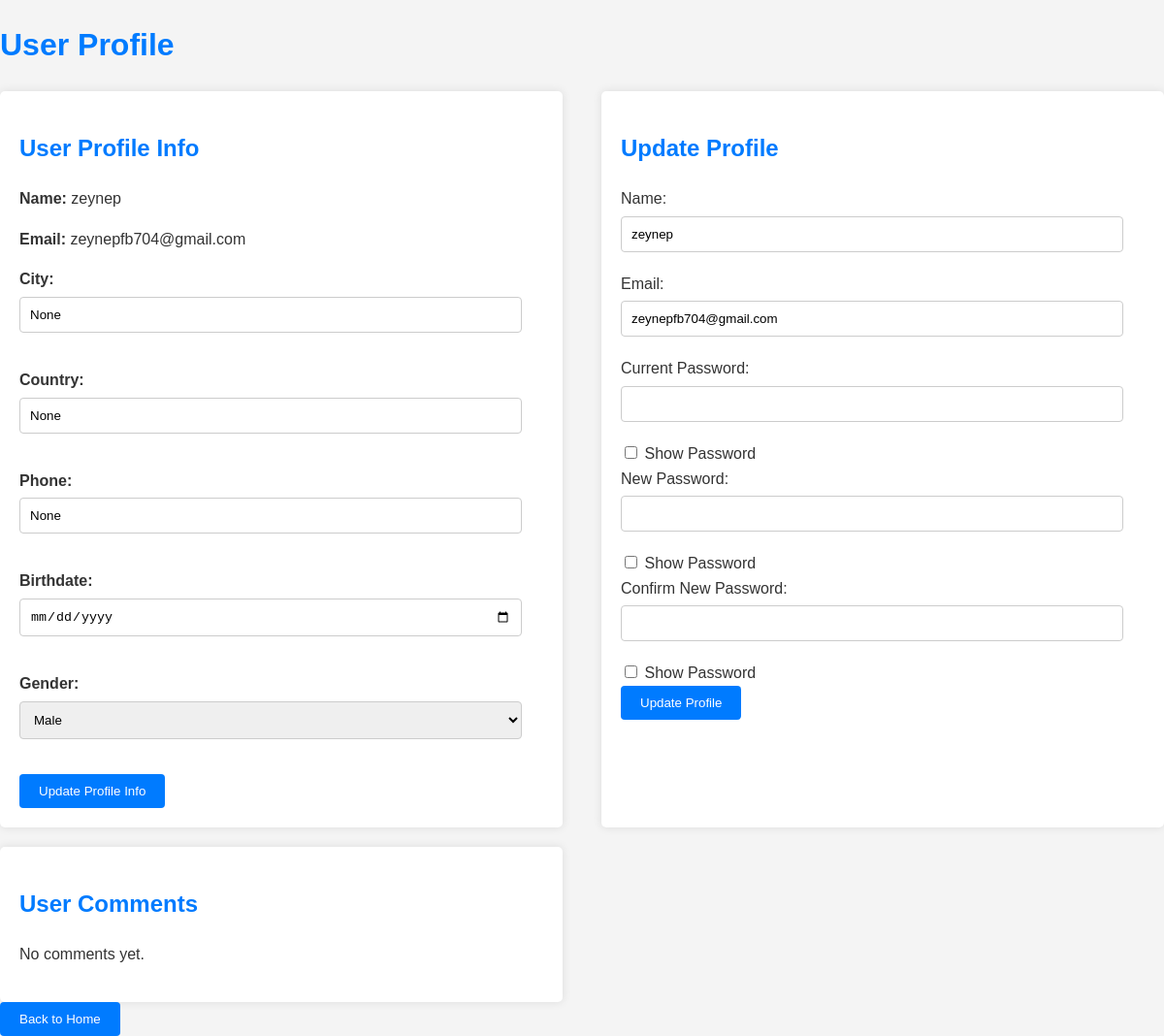
The app's page /profile (signed in), older data.
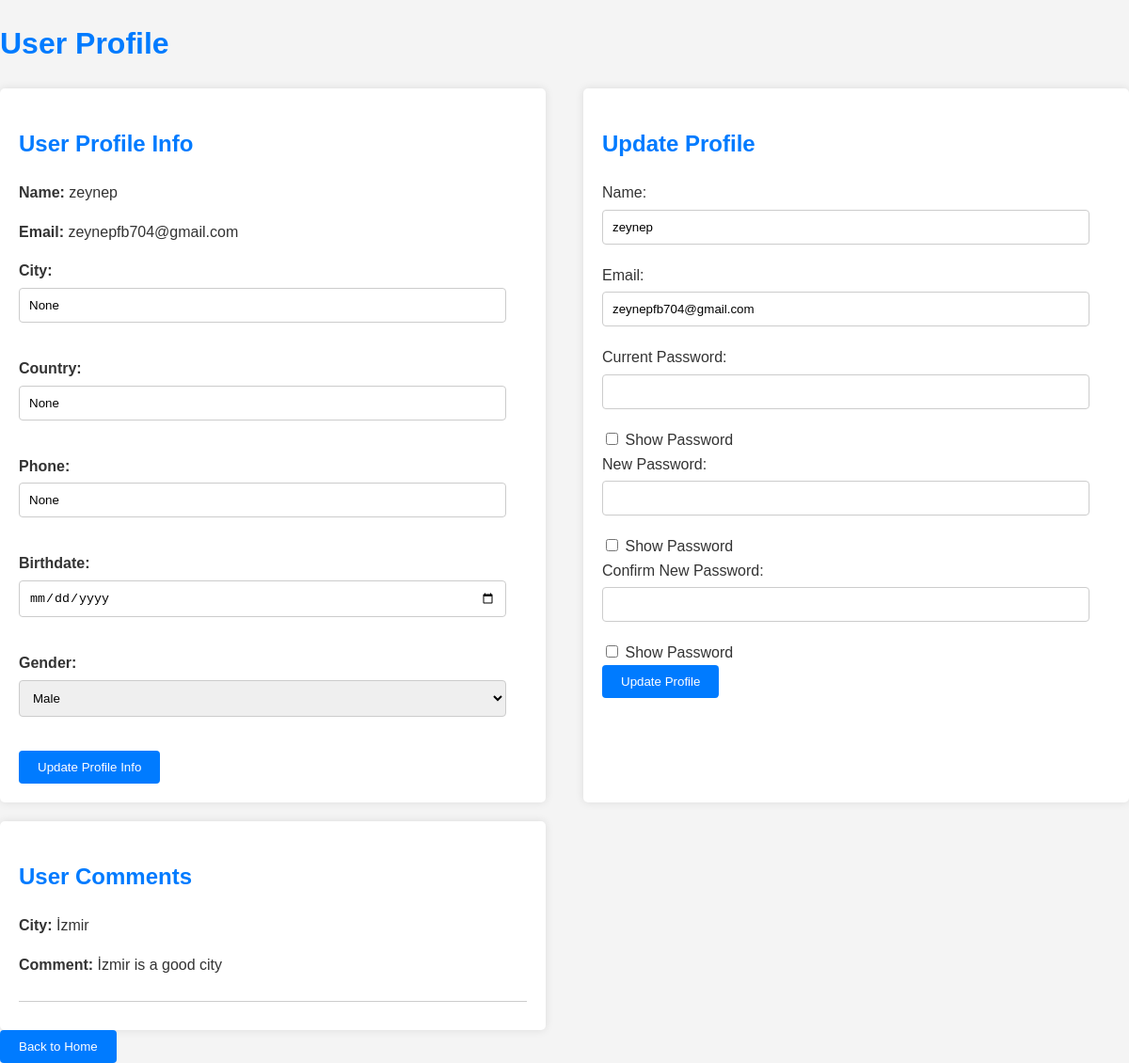
The same page, newer data.
### app.py (models this page shows, shortened)
class User(UserMixin, db.Model):
    id = db.Column(db.Integer, primary_key=True)
    email = db.Column(db.String(100), unique=True)
    password = db.Column(db.String(100))
    name = db.Column(db.String(1000))
    is_admin = db.Column(db.Boolean, default=False)
    address = db.Column(db.String(1000))
    phone_number = db.Column(db.String(20))
    city = db.Column(db.String(100))
    country = db.Column(db.String(100))
    phone = db.Column(db.String(20))
    birthdate = db.Column(db.Date)
    gender = db.Column(db.String(10))
    comments = db.relationship('Comment', backref='user', lazy=True)

class Comment(db.Model):
    id = db.Column(db.Integer, primary_key=True)
    user_id = db.Column(db.Integer, db.ForeignKey('user.id'), nullable=False)
    city_id = db.Column(db.Integer, db.ForeignKey('city.id'), nullable=False)
    text = db.Column(db.Text, nullable=False)
    photo_url = db.Column(db.String(255))
    timestamp = db.Column(db.DateTime, default=datetime.utcnow)
    rating = db.Column(db.Integer, nullable=False)

class City(db.Model):
    id = db.Column(db.Integer, primary_key=True)
    city_name = db.Column(db.String(100))
    city_description = db.Column(db.Text)
    cultural_places = db.Column(db.Text)
    tourist_attractions = db.Column(db.Text)
    restaurants = db.Column(db.Text)
    bars = db.Column(db.Text)
    image_url = db.Column(db.String(255))
    latitude = db.Column(db.Float)
    longitude = db.Column(db.Float)
    places_of_interest = db.Column(db.Text)
    accommodation = db.Column(db.Text)  # Konaklayacak yerler için ek alan
    trivago_link = db.Column(db.String(255))  # Trivago linki için ek alan
    transportation = db.Column(db.Text)  # Ulaşım bilgileri için ek alan
    comments = db.relationship('Comment', backref='city', lazy=True)

### app.py (the view, shortened to what this page needs)
@app.route('/profile', methods=['GET', 'POST'])
@login_required
def profile():
    return render_template('profile.html')

### app.py (called while the page is built)
@login_manager.user_loader
def load_user(user_id):
    return User.query.get(int(user_id))

### templates/profile.html (shortened to what this page needs)
<!DOCTYPE html>
<html lang="en">
<head>
    <link href="{{ url_for('static', filename='css/profile.css') }}" rel="stylesheet">
</head>
<body>
    <h1>User Profile</h1>
    <div class="container">
        <div class="profile-info">
            <h2>User Profile Info</h2>
            <form id="profileForm" action="{{ url_for('profile') }}" method="POST">
                <p><strong>Name:</strong> {{ current_user.name }}</p>
                <p><strong>Email:</strong> {{ current_user.email }}</p>
                <p><strong>City:</strong> <input type="text" id="city" name="city" value="{{ current_user.city }}"></p>
                <p><strong>Country:</strong> <input type="text" id="country" name="country" value="{{ current_user.country }}"></p>
                <p><strong>Phone:</strong> <input type="text" id="phone" name="phone" value="{{ current_user.phone }}"></p>
                <p><strong>Birthdate:</strong> <input type="date" id="birthdate" name="birthdate" value="{{ current_user.birthdate }}"></p>
                <p><strong>Gender:</strong>
                    <select id="gender" name="gender">
                        <option value="Male" {% if current_user.gender == 'Male' %}selected{% endif %}>Male</option>
                    </select>
                </p>
                <button type="submit">Update Profile Info</button>
            </form>
        </div>
        <div class="update-profile">
            <h2>Update Profile</h2>
            <form id="updateForm" action="{{ url_for('update_profile') }}" method="POST">
                <label for="name">Name:</label>
                <input type="text" id="name" name="name" value="{{ current_user.name }}"><br>
                <label for="email">Email:</label>
                <input type="email" id="email" name="email" value="{{ current_user.email }}"><br>
                <label for="current_password">Current Password:</label>
                <input type="password" id="current_password" name="current_password">
                <input type="checkbox" id="show_current_password" onclick="togglePassword('current_password')"> Show Password<br>
                <label for="new_password">New Password:</label>
                <input type="password" id="new_password" name="new_password">
                <input type="checkbox" id="show_new_password" onclick="togglePassword('new_password')"> Show Password<br>
                <label for="confirm_password">Confirm New Password:</label>
                <input type="password" id="confirm_password" name="confirm_password">
                <input type="checkbox" id="show_confirm_password" onclick="togglePassword('confirm_password')"> Show Password<br>
                <input type="submit" value="Update Profile">
            </form>
        </div>
        <div class="user-comments">
            <h2>User Comments</h2>
            {% if current_user.comments %}
                {% for comment in current_user.comments %}
                    <div class="comment">
                        <p><strong>City:</strong> {{ comment.city.city_name }}</p>
                        <p><strong>Comment:</strong> {{ comment.text }}</p>
                    </div>
                {% endfor %}
            {% else %}
                <p>No comments yet.</p>
            {% endif %}
        </div>
    </div>
    <button onclick="window.location.href='{{ url_for('index') }}'">Back to Home</button>
</body>
</html>

### static/css/profile.css (style rules this page uses)
body { font-family: Arial, sans-serif; margin: 0; padding: 0; background-color: #f4f4f4; color: #333; line-height: 1.6; }
h1, h2 { color: #007bff; }
.container { display: flex; flex-wrap: wrap; justify-content: space-between; gap: 20px; margin-top: 20px; }
.profile-info, .update-profile, .user-comments { flex-basis: 45%; background: #fff; padding: 20px; border-radius: 5px; box-shadow: 0 0 10px rgba(0,0,0,0.1); }
form { max-width: 100%; }
input[type="text"], input[type="email"], input[type="password"], input[type="date"], select { width: calc(100% - 22px); padding: 10px; margin: 5px 0 20px 0; border: 1px solid #ccc; border-radius: 4px; box-sizing: border-box; }
input[type="submit"], button { background-color: #007bff; color: #fff; padding: 10px 20px; border: none; border-radius: 4px; cursor: pointer; transition: background-color 0.3s ease; }
.comment { margin-bottom: 10px; padding-bottom: 10px; border-bottom: 1px solid #ccc; }

Row changes from the older to the newer data that the page shows:
added Comment: city.city_name "İzmir", text "İzmir is a good city"
Text that changed along with them:
text no longer shown: "No comments yet."
